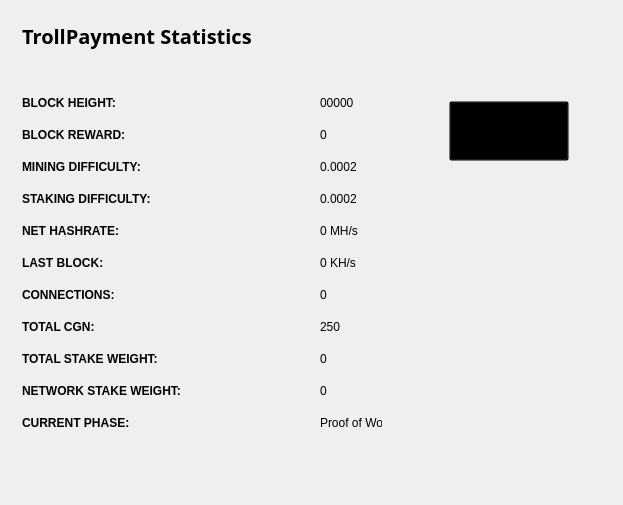
<?xml version="1.0" encoding="UTF-8"?>
<ui version="4.0">
 <class>StatisticsPage</class>
 <widget class="QWidget" name="StatisticsPage">
  <property name="windowModality">
   <enum>Qt::NonModal</enum>
  </property>
  <property name="geometry">
   <rect>
    <x>0</x>
    <y>0</y>
    <width>623</width>
    <height>505</height>
   </rect>
  </property>
  <property name="windowTitle">
   <string>Digging</string>
  </property>
  <property name="styleSheet">
   <string notr="true">color:#ffffff;
font-family:'Open Sans,sans-serif';</string>
  </property>
  <layout class="QGridLayout" name="gridLayout">
   <property name="sizeConstraint">
    <enum>QLayout::SetMaximumSize</enum>
   </property>
   <item row="0" column="1">
    <widget class="QFrame" name="frame">
     <property name="minimumSize">
      <size>
       <width>213</width>
       <height>0</height>
      </size>
     </property>
     <property name="styleSheet">
      <string notr="true">color: rgb(0, 0, 0);</string>
     </property>
     <property name="frameShape">
      <enum>QFrame::NoFrame</enum>
     </property>
     <property name="frameShadow">
      <enum>QFrame::Raised</enum>
     </property>
     <widget class="QPushButton" name="startButton">
      <property name="geometry">
       <rect>
        <x>50</x>
        <y>90</y>
        <width>120</width>
        <height>60</height>
       </rect>
      </property>
      <property name="sizePolicy">
       <sizepolicy hsizetype="Fixed" vsizetype="Fixed">
        <horstretch>0</horstretch>
        <verstretch>0</verstretch>
       </sizepolicy>
      </property>
      <property name="minimumSize">
       <size>
        <width>120</width>
        <height>60</height>
       </size>
      </property>
      <property name="styleSheet">
       <string notr="true">background:transparent; color: rgb(0, 0, 0);</string>
      </property>
      <property name="text">
       <string>Update Statistics</string>
      </property>
     </widget>
    </widget>
   </item>
   <item row="0" column="0">
    <widget class="QFrame" name="gridFrame_2">
     <layout class="QGridLayout" name="gridLayout_4">
      <item row="3" column="0">
       <layout class="QFormLayout" name="formLayout_2">
        <property name="fieldGrowthPolicy">
         <enum>QFormLayout::FieldsStayAtSizeHint</enum>
        </property>
        <property name="horizontalSpacing">
         <number>139</number>
        </property>
        <property name="verticalSpacing">
         <number>18</number>
        </property>
        <property name="rightMargin">
         <number>0</number>
        </property>
        <item row="1" column="0">
         <widget class="QLabel" name="label_14">
          <property name="styleSheet">
           <string notr="true">color: rgb(0, 0, 0);</string>
          </property>
          <property name="text">
           <string>&lt;html&gt;&lt;head/&gt;&lt;body&gt;&lt;p&gt;&lt;span style=&quot; font-weight:600; color: rgb(0, 0, 0);;&quot;&gt;BLOCK HEIGHT:&lt;/span&gt;&lt;/p&gt;&lt;/body&gt;&lt;/html&gt;</string>
          </property>
         </widget>
        </item>
        <item row="1" column="1">
         <widget class="QLabel" name="heightBox">
          <property name="styleSheet">
           <string notr="true">color: rgb(0, 0, 0);</string>
          </property>
          <property name="text">
           <string>00000</string>
          </property>
         </widget>
        </item>
        <item row="2" column="0">
         <widget class="QLabel" name="label_12">
          <property name="styleSheet">
           <string notr="true">color: rgb(0, 0, 255);</string>
          </property>
          <property name="text">
           <string>&lt;html&gt;&lt;head/&gt;&lt;body&gt;&lt;p&gt;&lt;span style=&quot; font-weight:600; color: rgb(0, 0, 0);;&quot;&gt;BLOCK REWARD:&lt;/span&gt;&lt;/p&gt;&lt;/body&gt;&lt;/html&gt;</string>
          </property>
         </widget>
        </item>
        <item row="2" column="1">
         <widget class="QLabel" name="rewardBox">
          <property name="styleSheet">
           <string notr="true">color: rgb(0, 0, 0);</string>
          </property>
          <property name="text">
           <string>0</string>
          </property>
         </widget>
        </item>
        <item row="3" column="0">
         <widget class="QLabel" name="label_13">
          <property name="styleSheet">
           <string notr="true">color: rgb(0, 0, 255);</string>
          </property>
          <property name="text">
           <string>&lt;html&gt;&lt;head/&gt;&lt;body&gt;&lt;p&gt;&lt;span style=&quot; font-weight:600; color: rgb(0, 0, 0);;&quot;&gt;MINING DIFFICULTY:&lt;/span&gt;&lt;/p&gt;&lt;/body&gt;&lt;/html&gt;</string>
          </property>
         </widget>
        </item>
        <item row="3" column="1">
         <widget class="QLabel" name="diffBox">
          <property name="styleSheet">
           <string notr="true">color: rgb(0, 0, 0);</string>
          </property>
          <property name="text">
           <string>0.0002</string>
          </property>
         </widget>
        </item>
        <item row="4" column="0">
         <widget class="QLabel" name="label_9">
          <property name="styleSheet">
           <string notr="true">color: rgb(0, 0, 255);</string>
          </property>
          <property name="text">
           <string>&lt;html&gt;&lt;head/&gt;&lt;body&gt;&lt;p&gt;&lt;span style=&quot; font-weight:600; color: rgb(0, 0, 0);;&quot;&gt;STAKING DIFFICULTY:&lt;/span&gt;&lt;/p&gt;&lt;/body&gt;&lt;/html&gt;</string>
          </property>
         </widget>
        </item>
        <item row="4" column="1">
         <widget class="QLabel" name="diffBox2">
          <property name="styleSheet">
           <string notr="true">color: rgb(0, 0, 0);</string>
          </property>
          <property name="text">
           <string>0.0002</string>
          </property>
         </widget>
        </item>
        <item row="5" column="1">
         <widget class="QLabel" name="pawrateBox">
          <property name="styleSheet">
           <string notr="true">color: rgb(0, 0, 0);</string>
          </property>
          <property name="text">
           <string>0 MH/s</string>
          </property>
         </widget>
        </item>
        <item row="6" column="0">
         <widget class="QLabel" name="label3_2">
          <property name="sizePolicy">
           <sizepolicy hsizetype="Preferred" vsizetype="Maximum">
            <horstretch>0</horstretch>
            <verstretch>0</verstretch>
           </sizepolicy>
          </property>
          <property name="styleSheet">
           <string notr="true">color: rgb(0, 0, 255);</string>
          </property>
          <property name="text">
           <string>&lt;html&gt;&lt;head/&gt;&lt;body&gt;&lt;p&gt;&lt;span style=&quot; font-weight:600; color: rgb(0, 0, 0);;&quot;&gt;LAST BLOCK:&lt;/span&gt;&lt;/p&gt;&lt;/body&gt;&lt;/html&gt;</string>
          </property>
         </widget>
        </item>
        <item row="6" column="1">
         <widget class="QLabel" name="localBox">
          <property name="styleSheet">
           <string notr="true">color: rgb(0, 0, 0);</string>
          </property>
          <property name="text">
           <string>0 KH/s</string>
          </property>
         </widget>
        </item>
        <item row="7" column="0">
         <widget class="QLabel" name="label1_2">
          <property name="styleSheet">
           <string notr="true">color: rgb(0, 0, 255);</string>
          </property>
          <property name="text">
           <string>&lt;html&gt;&lt;head/&gt;&lt;body&gt;&lt;p&gt;&lt;span style=&quot; font-weight:600; color: rgb(0, 0, 0);;&quot;&gt;CONNECTIONS:&lt;/span&gt;&lt;/p&gt;&lt;/body&gt;&lt;/html&gt;</string>
          </property>
         </widget>
        </item>
        <item row="7" column="1">
         <widget class="QLabel" name="connectionBox">
          <property name="styleSheet">
           <string notr="true">color: rgb(0, 0, 0);</string>
          </property>
          <property name="text">
           <string>0</string>
          </property>
         </widget>
        </item>
        <item row="8" column="0">
         <widget class="QLabel" name="label_8">
          <property name="styleSheet">
           <string notr="true">color: rgb(0, 0, 255);</string>
          </property>
          <property name="text">
           <string>&lt;html&gt;&lt;head/&gt;&lt;body&gt;&lt;p&gt;&lt;span style=&quot; font-weight:600; color: rgb(0, 0, 0);;&quot;&gt;TOTAL CGN:&lt;/span&gt;&lt;/p&gt;&lt;/body&gt;&lt;/html&gt;</string>
          </property>
         </widget>
        </item>
        <item row="8" column="1">
         <widget class="QLabel" name="volumeBox">
          <property name="styleSheet">
           <string notr="true">color: rgb(0, 0, 0);</string>
          </property>
          <property name="text">
           <string>250</string>
          </property>
         </widget>
        </item>
        <item row="9" column="0">
         <widget class="QLabel" name="label_10">
          <property name="styleSheet">
           <string notr="true">color: rgb(0, 0, 255);</string>
          </property>
          <property name="text">
           <string>&lt;html&gt;&lt;head/&gt;&lt;body&gt;&lt;p&gt;&lt;span style=&quot; font-weight:600; color: rgb(0, 0, 0);;&quot;&gt;TOTAL STAKE WEIGHT:&lt;/span&gt;&lt;/p&gt;&lt;/body&gt;&lt;/html&gt;</string>
          </property>
         </widget>
        </item>
        <item row="9" column="1">
         <widget class="QLabel" name="minBox">
          <property name="styleSheet">
           <string notr="true">color: rgb(0, 0, 0);</string>
          </property>
          <property name="text">
           <string>0</string>
          </property>
         </widget>
        </item>
        <item row="10" column="0">
         <widget class="QLabel" name="label_11">
          <property name="styleSheet">
           <string notr="true">color: rgb(0, 0, 255);</string>
          </property>
          <property name="text">
           <string>&lt;html&gt;&lt;head/&gt;&lt;body&gt;&lt;p&gt;&lt;span style=&quot; font-weight:600; color: rgb(0, 0, 0);;&quot;&gt;NETWORK STAKE WEIGHT:&lt;/span&gt;&lt;/p&gt;&lt;/body&gt;&lt;/html&gt;</string>
          </property>
         </widget>
        </item>
        <item row="10" column="1">
         <widget class="QLabel" name="maxBox">
          <property name="styleSheet">
           <string notr="true">color: rgb(0, 0, 0);</string>
          </property>
          <property name="text">
           <string>0</string>
          </property>
         </widget>
        </item>
        <item row="11" column="0">
         <widget class="QLabel" name="label_15">
          <property name="styleSheet">
           <string notr="true">color: rgb(0, 0, 255);</string>
          </property>
          <property name="text">
           <string>&lt;html&gt;&lt;head/&gt;&lt;body&gt;&lt;p&gt;&lt;span style=&quot; font-weight:600; color: rgb(0, 0, 0);;&quot;&gt;CURRENT PHASE:&lt;/span&gt;&lt;/p&gt;&lt;/body&gt;&lt;/html&gt;</string>
          </property>
         </widget>
        </item>
        <item row="11" column="1">
         <widget class="QLabel" name="cBox">
          <property name="styleSheet">
           <string notr="true">color: rgb(0, 0, 0);</string>
          </property>
          <property name="text">
           <string>Proof of Work</string>
          </property>
         </widget>
        </item>
        <item row="5" column="0">
         <widget class="QLabel" name="label_16">
          <property name="styleSheet">
           <string notr="true">color: rgb(0, 0, 255);</string>
          </property>
          <property name="text">
           <string>&lt;html&gt;&lt;head/&gt;&lt;body&gt;&lt;p&gt;&lt;span style=&quot; font-weight:600; color: rgb(0, 0, 0);;&quot;&gt;NET HASHRATE:&lt;/span&gt;&lt;/p&gt;&lt;/body&gt;&lt;/html&gt;</string>
          </property>
         </widget>
        </item>
       </layout>
      </item>
      <item row="1" column="0">
       <layout class="QHBoxLayout" name="horizontalLayout_4">
        <property name="spacing">
         <number>7</number>
        </property>
        <item>
         <widget class="QLabel" name="label_5">
          <property name="font">
           <font>
            <family>Open Sans,sans-serif</family>
           </font>
          </property>
          <property name="styleSheet">
           <string notr="true">color: rgb(0, 0, 0);</string>
          </property>
          <property name="text">
           <string>&lt;html&gt;&lt;head/&gt;&lt;body&gt;&lt;p&gt;&lt;span style=&quot; font-size:20px; font-weight:600; color: rgb(0, 0, 0);;&quot;&gt;TrollPayment Statistics&lt;/span&gt;&lt;/p&gt;&lt;/body&gt;&lt;/html&gt;</string>
          </property>
         </widget>
        </item>
        <item>
         <spacer name="horizontalSpacer_2">
          <property name="orientation">
           <enum>Qt::Horizontal</enum>
          </property>
          <property name="sizeHint" stdset="0">
           <size>
            <width>40</width>
            <height>20</height>
           </size>
          </property>
         </spacer>
        </item>
       </layout>
      </item>
      <item row="2" column="0">
       <spacer name="verticalSpacer_2">
        <property name="orientation">
         <enum>Qt::Vertical</enum>
        </property>
        <property name="sizeHint" stdset="0">
         <size>
          <width>20</width>
          <height>40</height>
         </size>
        </property>
       </spacer>
      </item>
     </layout>
    </widget>
   </item>
   <item row="1" column="0">
    <spacer name="verticalSpacer">
     <property name="orientation">
      <enum>Qt::Vertical</enum>
     </property>
     <property name="sizeHint" stdset="0">
      <size>
       <width>20</width>
       <height>40</height>
      </size>
     </property>
    </spacer>
   </item>
  </layout>
 </widget>
 <layoutdefault spacing="6" margin="11"/>
 <resources/>
 <connections/>
</ui>
